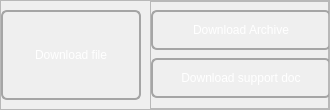
                              <widget class="QCustomSlideFrame3" name="downloadFilesBtns">
                               <property name="minimumSize">
                                <size>
                                 <width>330</width>
                                 <height>110</height>
                                </size>
                               </property>
                               <property name="maximumSize">
                                <size>
                                 <width>330</width>
                                 <height>110</height>
                                </size>
                               </property>
                               <property name="frameShape">
                                <enum>QFrame::StyledPanel</enum>
                               </property>
                               <property name="frameShadow">
                                <enum>QFrame::Raised</enum>
                               </property>
                               <layout class="QHBoxLayout" name="horizontalLayout_7">
                                <property name="spacing">
                                 <number>9</number>
                                </property>
                                <property name="leftMargin">
                                 <number>0</number>
                                </property>
                                <property name="topMargin">
                                 <number>0</number>
                                </property>
                                <property name="rightMargin">
                                 <number>0</number>
                                </property>
                                <property name="bottomMargin">
                                 <number>0</number>
                                </property>
                                <item>
                                 <widget class="QPushButton" name="dwnldMainFileBtn">
                                  <property name="minimumSize">
                                   <size>
                                    <width>140</width>
                                    <height>90</height>
                                   </size>
                                  </property>
                                  <property name="maximumSize">
                                   <size>
                                    <width>140</width>
                                    <height>90</height>
                                   </size>
                                  </property>
                                  <property name="styleSheet">
                                   <string notr="true">#dwnldMainFileBtn:pressed {
	background-color: rgb(165, 165, 165);
	border-radius: 6px;
	}
#dwnldMainFileBtn{color: white; border: 2px solid rgb(165, 165, 165);
							border-radius: 6px}</string>
                                  </property>
                                  <property name="text">
                                   <string>Download file</string>
                                  </property>
                                  <property name="icon">
                                   <iconset resource="resources_rc.qrc">
                                    <normaloff>:/icon/icons/download-cloud.svg</normaloff>:/icon/icons/download-cloud.svg</iconset>
                                  </property>
                                  <property name="iconSize">
                                   <size>
                                    <width>24</width>
                                    <height>24</height>
                                   </size>
                                  </property>
                                 </widget>
                                </item>
                                <item>
                                 <widget class="QFrame" name="frame_4">
                                  <property name="frameShape">
                                   <enum>QFrame::StyledPanel</enum>
                                  </property>
                                  <property name="frameShadow">
                                   <enum>QFrame::Raised</enum>
                                  </property>
                                  <layout class="QVBoxLayout" name="verticalLayout_26">
                                   <property name="spacing">
                                    <number>0</number>
                                   </property>
                                   <property name="leftMargin">
                                    <number>0</number>
                                   </property>
                                   <property name="topMargin">
                                    <number>0</number>
                                   </property>
                                   <property name="rightMargin">
                                    <number>0</number>
                                   </property>
                                   <property name="bottomMargin">
                                    <number>0</number>
                                   </property>
                                   <item>
                                    <widget class="QPushButton" name="dwnldArchiveBtn">
                                     <property name="minimumSize">
                                      <size>
                                       <width>180</width>
                                       <height>40</height>
                                      </size>
                                     </property>
                                     <property name="maximumSize">
                                      <size>
                                       <width>180</width>
                                       <height>40</height>
                                      </size>
                                     </property>
                                     <property name="styleSheet">
                                      <string notr="true">#dwnldArchiveBtn:pressed {
	background-color: rgb(165, 165, 165);
	border-radius: 6px;
	}
#dwnldArchiveBtn{color: white; border: 2px solid rgb(165, 165, 165);
							border-radius: 6px}</string>
                                     </property>
                                     <property name="text">
                                      <string>Download Archive</string>
                                     </property>
                                     <property name="icon">
                                      <iconset resource="resources_rc.qrc">
                                       <normaloff>:/icon/icons/download-cloud.svg</normaloff>:/icon/icons/download-cloud.svg</iconset>
                                     </property>
                                     <property name="iconSize">
                                      <size>
                                       <width>24</width>
                                       <height>24</height>
                                      </size>
                                     </property>
                                    </widget>
                                   </item>
                                   <item>
                                    <widget class="QPushButton" name="dwnldDocBtn">
                                     <property name="minimumSize">
                                      <size>
                                       <width>180</width>
                                       <height>40</height>
                                      </size>
                                     </property>
                                     <property name="maximumSize">
                                      <size>
                                       <width>180</width>
                                       <height>40</height>
                                      </size>
                                     </property>
                                     <property name="styleSheet">
                                      <string notr="true">#dwnldDocBtn:pressed {
	background-color: rgb(165, 165, 165);
	border-radius: 6px;
	}
#dwnldDocBtn{color: white; border: 2px solid rgb(165, 165, 165);
							border-radius: 6px}</string>
                                     </property>
                                     <property name="text">
                                      <string>Download support doc</string>
                                     </property>
                                     <property name="icon">
                                      <iconset resource="resources_rc.qrc">
                                       <normaloff>:/icon/icons/download-cloud.svg</normaloff>:/icon/icons/download-cloud.svg</iconset>
                                     </property>
                                     <property name="iconSize">
                                      <size>
                                       <width>24</width>
                                       <height>24</height>
                                      </size>
                                     </property>
                                    </widget>
                                   </item>
                                  </layout>
                                 </widget>
                                </item>
                               </layout>
                              </widget>
